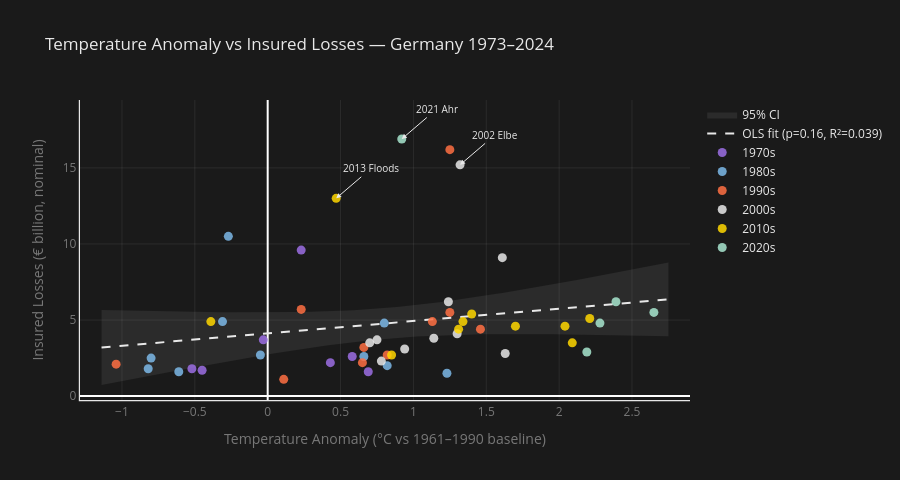

The cell this chart's notebook holds for it:
### Code cell
# ============================================================
# CHART 3 — Temp anomaly vs losses + OLS regression line
# ============================================================

import numpy as np

# Generate OLS line + 95% CI band
x_range   = np.linspace(df_reg['temp_anomaly_germany_c'].min() - 0.1,
                         df_reg['temp_anomaly_germany_c'].max() + 0.1, 100)
pred_temp = model_full.get_prediction(
    pd.DataFrame({'temp_anomaly_germany_c': x_range})
)
pred_temp_df = pred_temp.summary_frame(alpha=0.05)

fig = go.Figure()

# CI band
fig.add_trace(go.Scatter(
    x=np.concatenate([x_range, x_range[::-1]]),
    y=np.concatenate([pred_temp_df['mean_ci_upper'], pred_temp_df['mean_ci_lower'][::-1]]),
    fill='toself',
    fillcolor='rgba(232,232,232,0.08)',
    line=dict(color='rgba(0,0,0,0)'),
    name='95% CI',
    showlegend=True,
))

# OLS line
fig.add_trace(go.Scatter(
    x=x_range,
    y=pred_temp_df['mean'],
    mode='lines',
    line=dict(color=COLORS['accent'], width=2, dash='dash'),
    name=f'OLS fit (p=0.16, R²=0.039)',
))

# Scatter points colored by decade
decade_colors = {'1970s': '#9C6FE4', '1980s': '#7CB9E8', '1990s': '#FF7043',
                 '2000s': '#E8E8E8', '2010s': '#FFD700', '2020s': '#A8E6CF'}

for decade, grp in df_reg.groupby('decade'):
    fig.add_trace(go.Scatter(
        x=grp['temp_anomaly_germany_c'],
        y=grp['total_damage_mrd'],
        mode='markers',
        marker=dict(size=9, color=decade_colors.get(decade, '#E8E8E8'), opacity=0.85),
        name=decade,
        customdata=grp[['year']],
        hovertemplate='%{customdata[0]}<br>Anomaly: %{x:.2f}°C<br>Losses: €%{y:.1f}bn<extra></extra>',
    ))

# Annotate outliers
for yr, label in {2002: '2002 Elbe', 2013: '2013 Floods', 2021: '2021 Ahr'}.items():
    row = df_reg.loc[df_reg.year == yr].iloc[0]
    fig.add_annotation(
        x=row['temp_anomaly_germany_c'], y=row['total_damage_mrd'],
        text=label, showarrow=True, arrowhead=2,
        arrowcolor=COLORS['accent'],
        font=dict(color=COLORS['accent'], size=10), ax=35, ay=-30,
    )

fig.update_layout(
    title='Temperature Anomaly vs Insured Losses — Germany 1973–2024',
    xaxis_title='Temperature Anomaly (°C vs 1961–1990 baseline)',
    yaxis_title='Insured Losses (€ billion, nominal)',
    plot_bgcolor=COLORS['background'],
    paper_bgcolor=COLORS['background'],
    title_font=dict(color=COLORS['text']),
    legend=dict(font=dict(color=COLORS['text']), title_font=dict(color=COLORS['text'])),
    xaxis=dict(showgrid=True, gridcolor=COLORS['grid'], showline=True,
               linecolor=COLORS['accent'], linewidth=1.2, color=COLORS['text_muted']),
    yaxis=dict(showgrid=True, gridcolor=COLORS['grid'], showline=True,
               linecolor=COLORS['accent'], linewidth=1.2, color=COLORS['text_muted']),
    height=480,
)

fig.show()
fig.write_html(FIGURES / "04_ols_temp_vs_losses.html")
print("Chart 3 saved ✓")

### Figure 1 — Plotly figure (JSON) as saved in the notebook; plotly's stock layout.template omitted (floating-point values rounded to 4 significant figures; data arrays with more than 128 entries replaced by an {"elided": "..."} marker saying what was removed)
{"data": [{"fill": "toself", "fillcolor": "rgba(232,232,232,0.08)", "line": {"color": "rgba(0,0,0,0)"}, "name": "95% CI", "showlegend": true, "type": "scatter", "x": {"elided": "200 float values"}, "y": {"elided": "200 float values"}}, {"line": {"color": "#E8E8E8", "dash": "dash", "width": 2}, "mode": "lines", "name": "OLS fit (p=0.16, R²=0.039)", "type": "scatter", "x": [-1.14, -1.101, -1.061, -1.022, -0.9828, -0.9435, -0.9042, -0.8649, -0.8257, -0.7864, -0.7471, -0.7078, -0.6685, -0.6292, -0.5899, -0.5506, -0.5113, -0.472, -0.4327, -0.3934, -0.3541, -0.3148, -0.2756, -0.2363, -0.197, -0.1577, -0.1184, -0.07909, -0.0398, -0.0005051, 0.03879, 0.07808, 0.1174, 0.1567, 0.196, 0.2353, 0.2745, 0.3138, 0.3531, 0.3924, 0.4317, 0.471, 0.5103, 0.5496, 0.5889, 0.6282, 0.6675, 0.7068, 0.7461, 0.7854, 0.8246, 0.8639, 0.9032, 0.9425, 0.9818, 1.021, 1.06, 1.1, 1.139, 1.178, 1.218, 1.257, 1.296, 1.335, 1.375, 1.414, 1.453, 1.493, 1.532, 1.571, 1.611, 1.65, 1.689, 1.728, 1.768, 1.807, 1.846, 1.886, 1.925, 1.964, 2.003, 2.043, 2.082, 2.121, 2.161, 2.2, 2.239, 2.278, 2.318, 2.357, 2.396, 2.436, 2.475, 2.514, 2.554, 2.593, 2.632, 2.671, 2.711, 2.75], "y": [3.199, 3.231, 3.263, 3.295, 3.327, 3.359, 3.39, 3.422, 3.454, 3.486, 3.518, 3.55, 3.582, 3.614, 3.645, 3.677, 3.709, 3.741, 3.773, 3.805, 3.837, 3.869, 3.9, 3.932, 3.964, 3.996, 4.028, 4.06, 4.092, 4.124, 4.155, 4.187, 4.219, 4.251, 4.283, 4.315, 4.347, 4.379, 4.41, 4.442, 4.474, 4.506, 4.538, 4.57, 4.602, 4.634, 4.666, 4.697, 4.729, 4.761, 4.793, 4.825, 4.857, 4.889, 4.921, 4.952, 4.984, 5.016, 5.048, 5.08, 5.112, 5.144, 5.176, 5.207, 5.239, 5.271, 5.303, 5.335, 5.367, 5.399, 5.431, 5.462, 5.494, 5.526, 5.558, 5.59, 5.622, 5.654, 5.686, 5.717, 5.749, 5.781, 5.813, 5.845, 5.877, 5.909, 5.941, 5.972, 6.004, 6.036, 6.068, 6.1, 6.132, 6.164, 6.196, 6.227, 6.259, 6.291, 6.323, 6.355]}, {"customdata": [[1973], [1974], [1975], [1976], [1977], [1978], [1979]], "hovertemplate": "%{customdata[0]}<br>Anomaly: %{x:.2f}°C<br>Losses: €%{y:.1f}bn<extra></extra>", "marker": {"color": "#9C6FE4", "opacity": 0.85, "size": 9}, "mode": "markers", "name": "1970s", "type": "scatter", "x": [-0.03, 0.58, 0.69, 0.23, 0.43, -0.45, -0.52], "y": [3.7, 2.6, 1.6, 9.6, 2.2, 1.7, 1.8]}, {"customdata": [[1980], [1981], [1982], [1983], [1984], [1985], [1986], [1987], [1988], [1989]], "hovertemplate": "%{customdata[0]}<br>Anomaly: %{x:.2f}°C<br>Losses: €%{y:.1f}bn<extra></extra>", "marker": {"color": "#7CB9E8", "opacity": 0.85, "size": 9}, "mode": "markers", "name": "1980s", "type": "scatter", "x": [-0.61, -0.05, 0.66, 0.8, -0.27, -0.82, -0.31, -0.8, 0.82, 1.23], "y": [1.6, 2.7, 2.6, 4.8, 10.5, 1.8, 4.9, 2.5, 2.0, 1.5]}, {"customdata": [[1990], [1991], [1992], [1993], [1994], [1995], [1996], [1997], [1998], [1999]], "hovertemplate": "%{customdata[0]}<br>Anomaly: %{x:.2f}°C<br>Losses: €%{y:.1f}bn<extra></extra>", "marker": {"color": "#FF7043", "opacity": 0.85, "size": 9}, "mode": "markers", "name": "1990s", "type": "scatter", "x": [1.25, 0.11, 1.13, 0.23, 1.46, 0.66, -1.04, 0.65, 0.82, 1.25], "y": [16.2, 1.1, 4.9, 5.7, 4.4, 3.2, 2.1, 2.2, 2.7, 5.5]}, {"customdata": [[2000], [2001], [2002], [2003], [2004], [2005], [2006], [2007], [2008], [2009]], "hovertemplate": "%{customdata[0]}<br>Anomaly: %{x:.2f}°C<br>Losses: €%{y:.1f}bn<extra></extra>", "marker": {"color": "#E8E8E8", "opacity": 0.85, "size": 9}, "mode": "markers", "name": "2000s", "type": "scatter", "x": [1.63, 0.78, 1.32, 1.14, 0.7, 0.75, 1.3, 1.61, 1.24, 0.94], "y": [2.8, 2.3, 15.2, 3.8, 3.5, 3.7, 4.1, 9.1, 6.2, 3.1]}, {"customdata": [[2010], [2011], [2012], [2013], [2014], [2015], [2016], [2017], [2018], [2019]], "hovertemplate": "%{customdata[0]}<br>Anomaly: %{x:.2f}°C<br>Losses: €%{y:.1f}bn<extra></extra>", "marker": {"color": "#FFD700", "opacity": 0.85, "size": 9}, "mode": "markers", "name": "2010s", "type": "scatter", "x": [-0.39, 1.4, 0.85, 0.47, 2.09, 1.7, 1.31, 1.34, 2.21, 2.04], "y": [4.9, 5.4, 2.7, 13.0, 3.5, 4.6, 4.4, 4.9, 5.1, 4.6]}, {"customdata": [[2020], [2021], [2022], [2023], [2024]], "hovertemplate": "%{customdata[0]}<br>Anomaly: %{x:.2f}°C<br>Losses: €%{y:.1f}bn<extra></extra>", "marker": {"color": "#A8E6CF", "opacity": 0.85, "size": 9}, "mode": "markers", "name": "2020s", "type": "scatter", "x": [2.19, 0.92, 2.28, 2.39, 2.65], "y": [2.9, 16.9, 4.8, 6.2, 5.5]}], "layout": {"annotations": [{"arrowcolor": "#E8E8E8", "arrowhead": 2, "ax": 35, "ay": -30, "font": {"color": "#E8E8E8", "size": 10}, "showarrow": true, "text": "2002 Elbe", "x": 1.32, "y": 15.2}, {"arrowcolor": "#E8E8E8", "arrowhead": 2, "ax": 35, "ay": -30, "font": {"color": "#E8E8E8", "size": 10}, "showarrow": true, "text": "2013 Floods", "x": 0.47, "y": 13}, {"arrowcolor": "#E8E8E8", "arrowhead": 2, "ax": 35, "ay": -30, "font": {"color": "#E8E8E8", "size": 10}, "showarrow": true, "text": "2021 Ahr", "x": 0.92, "y": 16.9}], "height": 480, "legend": {"font": {"color": "#E8E8E8"}, "title": {"font": {"color": "#E8E8E8"}}}, "paper_bgcolor": "#1a1a1a", "plot_bgcolor": "#1a1a1a", "title": {"font": {"color": "#E8E8E8"}, "text": "Temperature Anomaly vs Insured Losses — Germany 1973–2024"}, "xaxis": {"color": "rgba(232,232,232,0.45)", "gridcolor": "rgba(232,232,232,0.08)", "linecolor": "#E8E8E8", "linewidth": 1.2, "showgrid": true, "showline": true, "title": {"text": "Temperature Anomaly (°C vs 1961–1990 baseline)"}}, "yaxis": {"color": "rgba(232,232,232,0.45)", "gridcolor": "rgba(232,232,232,0.08)", "linecolor": "#E8E8E8", "linewidth": 1.2, "showgrid": true, "showline": true, "title": {"text": "Insured Losses (€ billion, nominal)"}}}}
